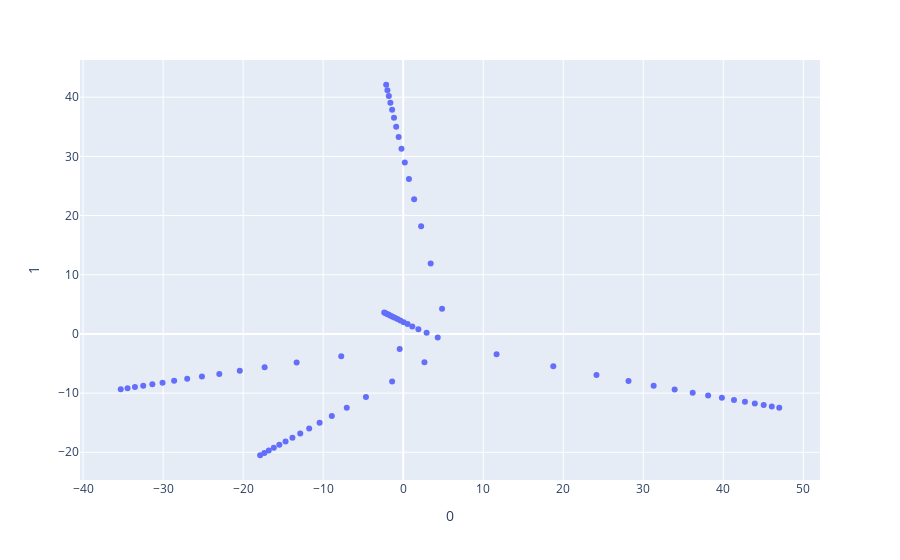

Source (notebook cell):
### Markdown cell above
Modellerin PCA ile çizimi

### Code cell
df = px.data.iris()
X = Xlist

pca = PCA(n_components=2)
components = pca.fit_transform(X)

fig = px.scatter(components, x=0, y=1)
fig.show()

### Figure 1 — Plotly figure (JSON) as saved in the notebook; plotly's stock layout.template omitted (floating-point values rounded to 4 significant figures)
{"data": [{"hovertemplate": "0=%{x}<br>1=%{y}<extra></extra>", "legendgroup": "", "marker": {"color": "#636efa", "symbol": "circle"}, "mode": "markers", "name": "", "orientation": "v", "showlegend": false, "type": "scatter", "x": [4.857, 3.436, 2.241, 1.367, 0.7202, 0.2036, -0.2131, -0.5687, -0.8781, -1.146, -1.386, -1.601, -1.795, -1.97, -2.127, 2.657, -1.381, -4.655, -7.052, -8.919, -10.45, -11.75, -12.86, -13.84, -14.7, -15.48, -16.17, -16.8, -17.35, -17.87, 11.67, 18.76, 24.15, 28.15, 31.3, 33.91, 36.17, 38.1, 39.82, 41.33, 42.7, 43.94, 45.05, 46.06, 46.99, -0.4381, -7.744, -13.32, -17.31, -20.42, -22.98, -25.15, -26.99, -28.62, -30.07, -31.34, -32.49, -33.52, -34.44, -35.29, 4.314, 2.929, 1.896, 1.139, 0.5477, 0.05775, -0.3562, -0.7177, -1.037, -1.32, -1.573, -1.8, -2.011, -2.196, -2.368], "xaxis": "x", "y": [4.246, 11.89, 18.2, 22.77, 26.19, 28.98, 31.28, 33.26, 34.99, 36.51, 37.86, 39.08, 40.19, 41.2, 42.1, -4.786, -8.057, -10.64, -12.48, -13.89, -15.02, -15.99, -16.81, -17.53, -18.16, -18.73, -19.24, -19.7, -20.11, -20.5, -3.431, -5.451, -6.924, -7.96, -8.75, -9.396, -9.938, -10.4, -10.8, -11.16, -11.48, -11.76, -12.02, -12.25, -12.46, -2.54, -3.755, -4.821, -5.614, -6.24, -6.758, -7.204, -7.586, -7.926, -8.234, -8.505, -8.752, -8.977, -9.179, -9.366, -0.6066, 0.183, 0.7828, 1.262, 1.658, 1.989, 2.27, 2.513, 2.729, 2.92, 3.092, 3.244, 3.383, 3.505, 3.618], "yaxis": "y"}], "layout": {"legend": {"tracegroupgap": 0}, "margin": {"t": 60}, "xaxis": {"anchor": "y", "domain": [0, 1], "title": {"text": "0"}}, "yaxis": {"anchor": "x", "domain": [0, 1], "title": {"text": "1"}}}}
